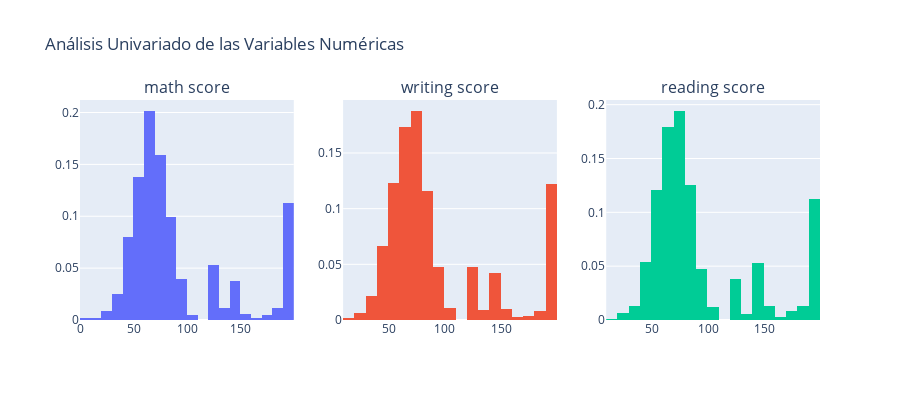
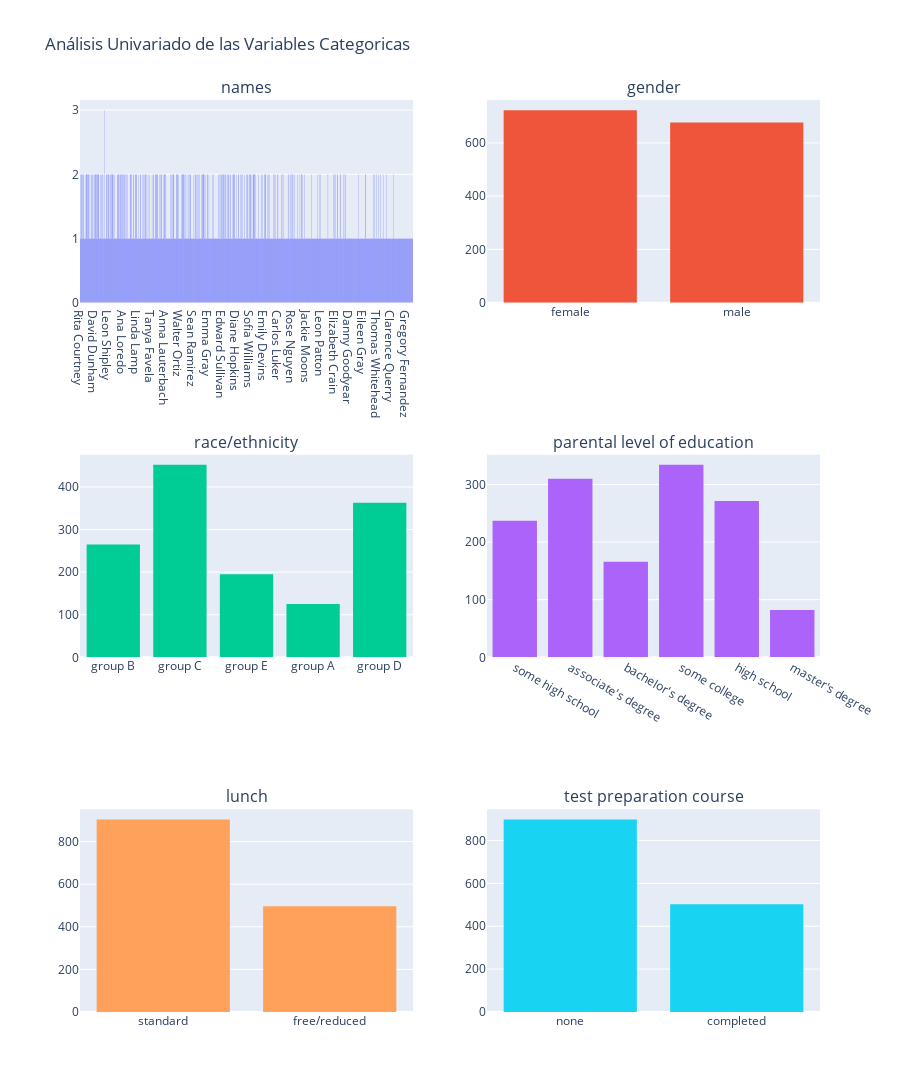

These figures' notebook cell, in order:
### Code cell
import plotly.graph_objects as go
from plotly.subplots import make_subplots

#Análisis univariado de variables numéricas
fig = make_subplots(rows=1, cols=3, subplot_titles=numeric)

for idx, col in enumerate(numeric):
    row_idx = 1
    col_idx = idx+1

    data = df_grades.loc[:, col]
    hist = go.Histogram(x=data, name=col, histnorm="probability")
    fig.add_trace(hist, row=row_idx, col=col_idx)

fig.update_layout(
    height=400,
    title_text="Análisis Univariado de las Variables Numéricas",
    showlegend=False,
)
fig.show()


#Análisis univariado de variables categóricas
n_cols = 2
fig = make_subplots(rows=3, cols=n_cols, subplot_titles=categorical)

for idx, col in enumerate(categorical):
    row_idx = idx // n_cols + 1
    col_idx = idx % n_cols + 1

    data = df_grades.loc[:, col]
    hist = go.Histogram(x=data, name=col)
    fig.add_trace(hist, row=row_idx, col=col_idx)

fig.update_layout(
    height=1200,
    title_text="Análisis Univariado de las Variables Categoricas",
    showlegend=False,
)
fig.show()

### Figure 1 — Plotly figure (JSON) as saved in the notebook; plotly's stock layout.template omitted (floating-point values rounded to 4 significant figures; data arrays with more than 128 entries replaced by an {"elided": "..."} marker saying what was removed)
{"data": [{"histnorm": "probability", "name": "math score", "type": "histogram", "x": {"elided": "1400 int values"}, "xaxis": "x", "yaxis": "y"}, {"histnorm": "probability", "name": "writing score", "type": "histogram", "x": {"elided": "1400 int values"}, "xaxis": "x2", "yaxis": "y2"}, {"histnorm": "probability", "name": "reading score", "type": "histogram", "x": {"elided": "1400 int values"}, "xaxis": "x3", "yaxis": "y3"}], "layout": {"annotations": [{"font": {"size": 16}, "showarrow": false, "text": "math score", "x": 0.1444, "xanchor": "center", "xref": "paper", "y": 1, "yanchor": "bottom", "yref": "paper"}, {"font": {"size": 16}, "showarrow": false, "text": "writing score", "x": 0.5, "xanchor": "center", "xref": "paper", "y": 1, "yanchor": "bottom", "yref": "paper"}, {"font": {"size": 16}, "showarrow": false, "text": "reading score", "x": 0.8556, "xanchor": "center", "xref": "paper", "y": 1, "yanchor": "bottom", "yref": "paper"}], "height": 400, "showlegend": false, "title": {"text": "Análisis Univariado de las Variables Numéricas"}, "xaxis": {"anchor": "y", "domain": [0, 0.2889]}, "xaxis2": {"anchor": "y2", "domain": [0.3556, 0.6444]}, "xaxis3": {"anchor": "y3", "domain": [0.7111, 1]}, "yaxis": {"anchor": "x", "domain": [0, 1]}, "yaxis2": {"anchor": "x2", "domain": [0, 1]}, "yaxis3": {"anchor": "x3", "domain": [0, 1]}}}

### Figure 2 — Plotly figure (JSON) as saved in the notebook; plotly's stock layout.template omitted (floating-point values rounded to 4 significant figures; data arrays with more than 128 entries replaced by an {"elided": "..."} marker saying what was removed)
{"data": [{"name": "names", "type": "histogram", "x": {"elided": "1400 str values"}, "xaxis": "x", "yaxis": "y"}, {"name": "gender", "type": "histogram", "x": {"elided": "1400 str values"}, "xaxis": "x2", "yaxis": "y2"}, {"name": "race/ethnicity", "type": "histogram", "x": {"elided": "1400 str values"}, "xaxis": "x3", "yaxis": "y3"}, {"name": "parental level of education", "type": "histogram", "x": {"elided": "1400 str values"}, "xaxis": "x4", "yaxis": "y4"}, {"name": "lunch", "type": "histogram", "x": {"elided": "1400 str values"}, "xaxis": "x5", "yaxis": "y5"}, {"name": "test preparation course", "type": "histogram", "x": {"elided": "1400 str values"}, "xaxis": "x6", "yaxis": "y6"}], "layout": {"annotations": [{"font": {"size": 16}, "showarrow": false, "text": "names", "x": 0.225, "xanchor": "center", "xref": "paper", "y": 1, "yanchor": "bottom", "yref": "paper"}, {"font": {"size": 16}, "showarrow": false, "text": "gender", "x": 0.775, "xanchor": "center", "xref": "paper", "y": 1, "yanchor": "bottom", "yref": "paper"}, {"font": {"size": 16}, "showarrow": false, "text": "race/ethnicity", "x": 0.225, "xanchor": "center", "xref": "paper", "y": 0.6111, "yanchor": "bottom", "yref": "paper"}, {"font": {"size": 16}, "showarrow": false, "text": "parental level of education", "x": 0.775, "xanchor": "center", "xref": "paper", "y": 0.6111, "yanchor": "bottom", "yref": "paper"}, {"font": {"size": 16}, "showarrow": false, "text": "lunch", "x": 0.225, "xanchor": "center", "xref": "paper", "y": 0.2222, "yanchor": "bottom", "yref": "paper"}, {"font": {"size": 16}, "showarrow": false, "text": "test preparation course", "x": 0.775, "xanchor": "center", "xref": "paper", "y": 0.2222, "yanchor": "bottom", "yref": "paper"}], "height": 1200, "showlegend": false, "title": {"text": "Análisis Univariado de las Variables Categoricas"}, "xaxis": {"anchor": "y", "domain": [0, 0.45]}, "xaxis2": {"anchor": "y2", "domain": [0.55, 1]}, "xaxis3": {"anchor": "y3", "domain": [0, 0.45]}, "xaxis4": {"anchor": "y4", "domain": [0.55, 1]}, "xaxis5": {"anchor": "y5", "domain": [0, 0.45]}, "xaxis6": {"anchor": "y6", "domain": [0.55, 1]}, "yaxis": {"anchor": "x", "domain": [0.7778, 1]}, "yaxis2": {"anchor": "x2", "domain": [0.7778, 1]}, "yaxis3": {"anchor": "x3", "domain": [0.3889, 0.6111]}, "yaxis4": {"anchor": "x4", "domain": [0.3889, 0.6111]}, "yaxis5": {"anchor": "x5", "domain": [0, 0.2222]}, "yaxis6": {"anchor": "x6", "domain": [0, 0.2222]}}}
